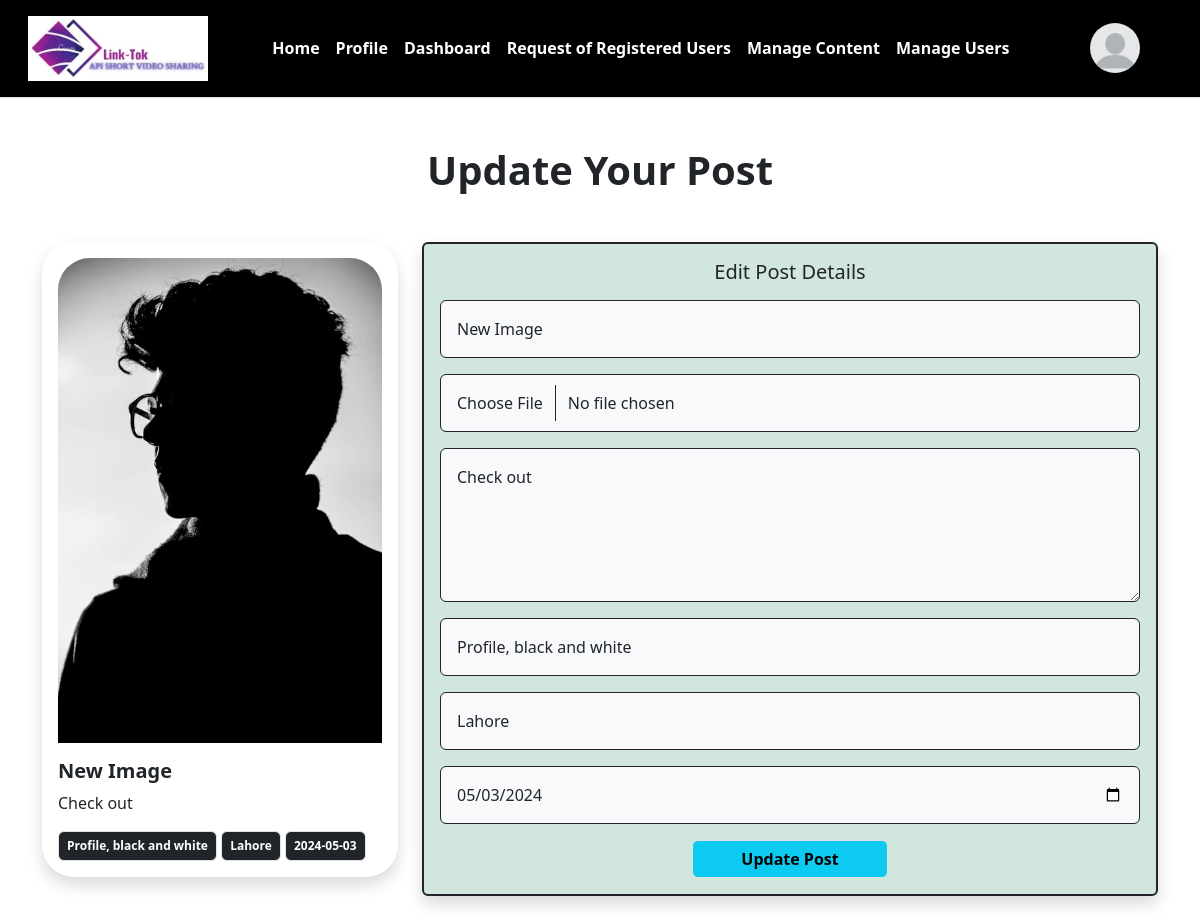
/user-post-edit.php?edit_id=2 (signed in), run on the app's committed database.
### tables this page shows
CREATE TABLE `users` (
  `id` int(11) NOT NULL,
  `username` varchar(255) NOT NULL,
  `email` varchar(255) NOT NULL,
  `password` varchar(255) NOT NULL,
  `number` varchar(255) NOT NULL,
  `role` varchar(255) NOT NULL,
  `status` varchar(255) NOT NULL,
  `image` varchar(255) NOT NULL DEFAULT 'default.jpg'
);

CREATE TABLE `posts` (
  `id` int(11) NOT NULL,
  `title` varchar(255) NOT NULL,
  `file` varchar(255) NOT NULL,
  `post` varchar(255) NOT NULL,
  `tags` varchar(255) NOT NULL,
  `date` varchar(255) NOT NULL,
  `user_id` varchar(255) NOT NULL,
  `type` varchar(255) NOT NULL,
  `impression` varchar(255) NOT NULL,
  `views` varchar(255) NOT NULL,
  `location` varchar(255) NOT NULL,
  `share_user_id` varchar(255) NOT NULL,
  `is_share` varchar(255) NOT NULL
);

### db.php (called while the page is built, shortened)
<?php
if(isset($_SESSION['id'])){
    $user_id   = $_SESSION['id'];
    $user_role = $_SESSION['role'];
}
?>

### user-post-edit.php (the view, shortened to what this page needs)
<?php include_once('header.php'); ?>
<?php
if($user_role == 'admin'){
    include_once('nav-admin.php');
}else{
    include_once('nav-user.php');
}
?>
<?php
$edit_id = $_GET['edit_id'];
$select = $db->query("SELECT * FROM posts WHERE id = '$edit_id'");
$fetch = $select->fetch_assoc();
$title    = $fetch['title'];
$old_file     = $fetch['file'];
$old_fileType = strtolower(pathinfo($old_file, PATHINFO_EXTENSION));
if(in_array($old_fileType, ['jpg', 'png', 'jpeg', 'gif'])){
    $type = 'image';
} elseif(in_array($old_fileType, ['mp4', 'avi', 'mov'])){
    $type = 'video';
} else {
    $type = 'unknown';
}
$post     = $fetch['post'];
$tags     = $fetch['tags'];
$date     = $fetch['date'];
$location = $fetch['location'];
?>
<body style="background-image: url('img/bj.webp'); background-position: center; background-repeat: no-repeat; background-size: cover;">
<div class="container">
<h1 class="text-center mt-5 text-center fw-semibold mb-5">Update Your Post</h1>
    <div class="row">
        <div class="col-lg-4">
                    <div class="post p-3 border-3 rounded-5 mb-5 shadow ">
                            <?php if($type == 'image'): ?>
                                <img src="img/<?php echo $old_file ?>" class="rounded-top-5 w-100" style="object-fit:cover;">
                            <?php endif; ?>
                            <h5 class="fw-bold mt-3"><?php echo $title ?></h5>
                            <p><?php echo $post ?></p>
                            <div>
                            <span class="badge bg-dark text-white fw-semibold  border text-dark p-2"><?php echo $tags ?></span>
                            <span class="badge bg-dark text-white fw-semibold  border text-dark p-2"><?php echo $location ?></span>
                            <span class="badge bg-dark text-white fw-semibold  border text-dark p-2"><?php echo $date ?></span>
                            </div>
                        </div>
        </div>
        <div class="col-lg-8">
            <div class="card  border-dark border-2  bg-success-subtle shadow">
                <div class="card-body">
                    <h5 class="card-title text-center  mb-3">Edit Post Details</h5>
                    <form action="" method="post" enctype="multipart/form-data">
                            <div class="mb-3">
                                <input type="text" name="title" value="<?php echo $title ?>" class="form-control bg-light  border-dark border-1 rounded p-3" placeholder="Title">
                            </div>
                            <div class="mb-3">
                                <input type="file" name="file" class="form-control bg-light  border-dark border-1 rounded p-3" accept=".jpg, .png, .jpeg, .gif, .mp4, .avi, .mov">
                            </div>
                            <div class="mb-3">
                                <textarea class="form-control bg-light  border-dark border-1 rounded p-3" name="post" id="post" rows="5" placeholder="Type Something"><?php echo $post ?></textarea>
                            </div>
                            <div class="mb-3">
                                <input type="text" name="tags" value="<?php echo $tags ?>" class="form-control bg-light  border-dark border-1 rounded p-3" placeholder="Tags">
                            </div>
                            <div class="mb-3">
                                <input type="text" name="location" value="<?php echo $location ?>" class="form-control bg-light  border-dark border-1 rounded p-3" placeholder="Location">
                            </div>
                            <div class="mb-3">
                                <input type="date" name="date" value="<?php echo $date ?>" class="form-control bg-light  border-dark border-1 rounded p-3" placeholder="Date" min="<?php echo date('Y-m-d'); ?>">
                            </div>
                            <div class="mb-0 text-center">
    <button type="submit" name="update_post" class="btn btn-info fw-semibold border px-5">Update Post</button>
</div>
                        </form>
                </div>
            </div>
        </div>
    </div>
</div>
<?php include_once('footer.php'); ?>

### nav-admin.php (shortened to what this page needs)
<?php include_once('db.php'); ?>
<?php
$data = $db->query("SELECT * FROM users WHERE id = '$user_id'");
$user = $data->fetch_assoc();
if ($data->num_rows == 0) {
    header('location: logout.php');
} else {
    $image = $user['image'];
}
?>
<nav class="p-3 mb-3 border-bottom bg-black">
    <div class="container-fluid d-flex align-items-center justify-content-between">
        <div class="text-center">
            <img src="img/logo.jpg" style="width: 180px;" alt="logo">
        </div>
        <div class="d-flex flex-wrap align-items-center justify-content-between">
            <ul class="navbar-nav flex-row me-auto mb-2 mb-lg-0 justify-content-center">
                <li class="nav-item me-3">
                    <a class="nav-link text-white fw-semibold" aria-current="page" href="admin_panel.php">Home</a>
                </li>
                <li class="nav-item me-3">
                    <a class="nav-link text-white fw-semibold" aria-current="page" href="admin_profile.php">Profile</a>
                </li>
                <li class="nav-item me-3">
                    <a class="nav-link text-white fw-semibold" aria-current="page" href="admin_dashboard.php">Dashboard</a>
                </li>
                <li class="nav-item me-3">
                    <a class="nav-link text-white fw-semibold" aria-current="page" href="requests.php">Request of Registered Users</a>
                </li>
                <li class="nav-item me-3">
                    <a class="nav-link text-white fw-semibold" aria-current="page" href="content.php">Manage Content</a>
                </li>
                <li class="nav-item me-3">
                    <a class="nav-link text-white fw-semibold" aria-current="page" href="manage-all-members.php">Manage Users</a>
                </li>
            </ul>
        </div>
        <div class="dropdown text-end">
            <a href="#" class="d-block link-body-emphasis text-decoration-none dropdown-toggle" id="dropdownMenuLink"
               data-toggle="dropdown" aria-expanded="false">
                <img src="img/<?php echo $image ?>" class="img-fluid rounded-circle me-3" width="50" height="50">
            </a>
        </div>
    </div>
</nav>

### data on the page
users: image (placeholder picture)
posts: file (picture), title "New Image", post "Check out", tags "Profile, black and white", location "Lahore", date "2024-05-03", date "05/03/2024"
